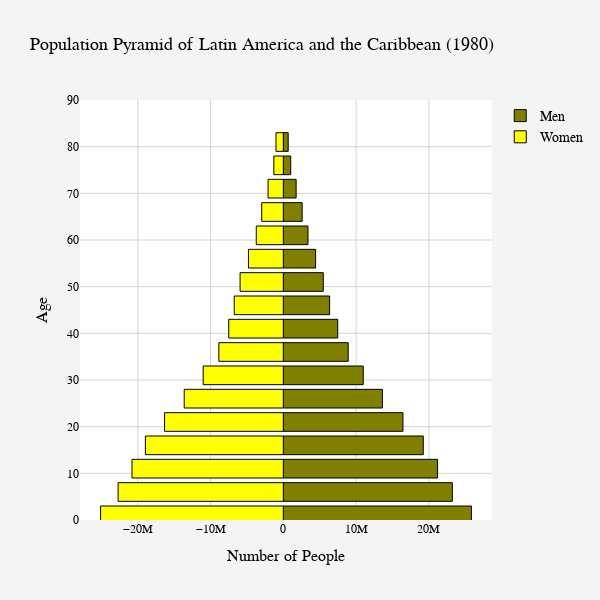

Notebook cell for this chart:
### Markdown cell above
We develop a population pyramid of all of Latin America and the Carribean for regional context. This demonstrates the general level of development in this region at the beginning of the Condor period.

### Code cell
# Regional Context
    # All of Latin America & the Caribbean (TLA)

ages = []
for a in range(0,80,5):
    ages.append(f"{a:02d}"+f"{a+4:02d}")

ages.append("80UP")

country_choice_2 = "TLA"
LA_caribbean = wbdata.get_dataframe(categories,country=country_choice_2)

# Creating a population pyramid
py.init_notebook_mode(connected=True)

layout_LA_caribbean = go.Layout(
    title="Population Pyramid of Latin America and the Caribbean (1980)",
    title_font=dict(size=18, color='black'),
    barmode='overlay',
    width=600,
    height=600,
    paper_bgcolor='#f4f4f4',
    plot_bgcolor='#ffffff',
    font=dict(family="Arial, sans-serif", size=14, color="black"),
    xaxis=dict(
        title='Number of People',
        title_font=dict(size=16),
        tickfont=dict(size=12),
        gridcolor='lightgray'
    ),
    yaxis=dict(
        range=[0, 90],
        title='Age',
        title_font=dict(size=16),
        tickfont=dict(size=12),
        gridcolor='lightgray'
    ),
    showlegend=True
)

bins_LA_caribbean = [go.Bar(x = LA_caribbean.loc[str(1980),:].filter(regex="Male").values,
               y = [int(s[:2])+1 for s in ages],
               orientation='h',
               name='Men',
               marker=dict(color='olive', line=dict(color='black', width=1)),
               hoverinfo='skip'
               ),

        go.Bar(x = -LA_caribbean.loc[str(1980),:].filter(regex="Female").values,
               y = [int(s[:2])+1 for s in ages],
               orientation='h',
               name='Women',
               marker=dict(color='yellow', line=dict(color='black', width=1)),
               hoverinfo='skip',
               )
        ]

py.iplot(dict(data=bins_LA_caribbean, layout=layout_LA_caribbean))

### Figure 1 — Plotly figure (JSON) as saved in the notebook; plotly's stock layout.template omitted (floating-point values rounded to 4 significant figures)
{"data": [{"hoverinfo": "skip", "marker": {"color": "olive", "line": {"color": "black", "width": 1}}, "name": "Men", "orientation": "h", "type": "bar", "x": [25840000.0, 23220000.0, 21200000.0, 19230000.0, 16440000.0, 13610000.0, 10980000.0, 8912000.0, 7472000.0, 6360000.0, 5487000.0, 4438000.0, 3386000.0, 2588000.0, 1758000.0, 1015000.0, 667800.0], "y": [1, 6, 11, 16, 21, 26, 31, 36, 41, 46, 51, 56, 61, 66, 71, 76, 81]}, {"hoverinfo": "skip", "marker": {"color": "yellow", "line": {"color": "black", "width": 1}}, "name": "Women", "orientation": "h", "type": "bar", "x": [-25110000.0, -22700000.0, -20800000.0, -18960000.0, -16320000.0, -13620000.0, -11020000.0, -8865000.0, -7506000.0, -6750000.0, -5944000.0, -4795000.0, -3720000.0, -2972000.0, -2098000.0, -1306000.0, -1013000.0], "y": [1, 6, 11, 16, 21, 26, 31, 36, 41, 46, 51, 56, 61, 66, 71, 76, 81]}], "layout": {"barmode": "overlay", "font": {"color": "black", "family": "Arial, sans-serif", "size": 14}, "height": 600, "paper_bgcolor": "#f4f4f4", "plot_bgcolor": "#ffffff", "showlegend": true, "title": {"font": {"color": "black", "size": 18}, "text": "Population Pyramid of Latin America and the Caribbean (1980)"}, "width": 600, "xaxis": {"gridcolor": "lightgray", "tickfont": {"size": 12}, "title": {"font": {"size": 16}, "text": "Number of People"}}, "yaxis": {"gridcolor": "lightgray", "range": [0, 90], "tickfont": {"size": 12}, "title": {"font": {"size": 16}, "text": "Age"}}}}
